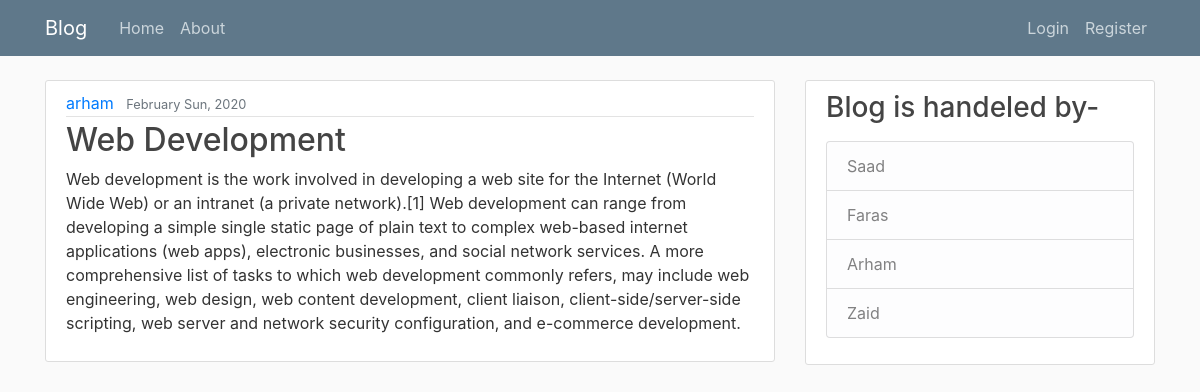
The page / on the database its author committed.
### post/models.py (models this page shows, shortened)
class Post(models.Model):
    title = models.CharField(max_length=120)
    content = models.TextField()
    date_posted = models.DateTimeField(default=timezone.now)
    author = models.ForeignKey(User, on_delete=models.CASCADE)
    class Meta:
        ordering =['-date_posted']

### post/views.py (the view)
# urls.py: 2. Add a URL to urlpatterns:  path('', views.home, name='home')
def home(request):
    context = {
        'posts': Post.objects.all()
    }
    return render(request, 'blog/home.html', context)

### post/templates/blog/home.html
{% extends 'blog/base.html' %}
{% block content%}
    {% for post in posts %}
        <article class="media content-section">
          <div class="media-body">
            <div class="article-metadata">
              <a class="mr-2" href="#">{{ post.author }}</a>
              <small class="text-muted">{{ post.date_posted|date:"F D, Y" }}</small>
            </div>
            <h2><a class="article-title" href="#">{{ post.title }}</a></h2>
            <p class="article-content">{{ post.content }}</p>
          </div>
        </article>
    {% endfor %}
{% endblock content %}

### post/templates/blog/base.html (shortened to what this page needs)
{% load static %}
<!DOCTYPE html>
<html lang="en">
<head>
    <link rel="stylesheet" href="https://stackpath.bootstrapcdn.com/bootstrap/4.3.1/css/bootstrap.min.css">
    <link rel="stylesheet" href="{% static 'blog/main.css' %}">
    <header class="site-header">
  <nav class="navbar navbar-expand-md navbar-dark bg-steel fixed-top">
    <div class="container">
      <a class="navbar-brand mr-4" href="{% url 'blog-home' % }">Blog</a>
      <div class="collapse navbar-collapse" id="navbarToggle">
        <div class="navbar-nav mr-auto">
          <a class="nav-item nav-link" href="{% url 'blog-home' %}">Home</a>
          <a class="nav-item nav-link" href="{% url 'blog-about' %}">About</a>
        </div>
        <div class="navbar-nav">
        {% if user.is_authenticated %}
            <a class="nav-item nav-link" href="{% url 'logout' %}">Logout</a>
        {% else %}
            <a class="nav-item nav-link" href="{% url 'login' %}">Login</a>
            <a class="nav-item nav-link" href="{% url 'register' %}">Register</a>
        {% endif %}
        </div>
      </div>
    </div>
  </nav>
</header>
</head>
<body>
    <main role="main" class="container">
  <div class="row">
    <div class="col-md-8">
      {% block content %}{% endblock %}
    </div>
    <div class="col-md-4">
      <div class="content-section">
        <h3>Blog is handeled by-</h3>
        <p class='text-muted'>
          <ul class="list-group">
            <li class="list-group-item list-group-item-light">Saad</li>
            <li class="list-group-item list-group-item-light">Faras</li>
            <li class="list-group-item list-group-item-light">Arham</li>
            <li class="list-group-item list-group-item-light">Zaid</li>
          </ul>
        </p>
      </div>
    </div>
  </div>
</main>
</body>
</html>

### post/static/blog/main.css (style rules this page uses)
body { background: #fafafa; color: #333333; margin-top: 5rem; }
h1, h2, h3, h4, h5, h6 { color: #444444; }
ul { margin: 0; }
.bg-steel { background-color: #5f788a; }
.site-header .navbar-nav .nav-link { color: #cbd5db; }
.content-section { background: #ffffff; padding: 10px 20px; border: 1px solid #dddddd; border-radius: 3px; margin-bottom: 20px; }
.article-title { color: #444444; }
.article-content { white-space: pre-line; }
.article-metadata { padding-bottom: 1px; margin-bottom: 4px; border-bottom: 1px solid #e3e3e3 }

### rows shown on the page
Post: author "arham", date_posted "February Sun, 2020", title "Web Development", content "Web development is the work involved in developing a web site for the Internet (World Wide Web) or an intranet (a private network).[1] Web development can range from developing a simple single static page of plain text to complex web-based internet applications (web apps), electronic businesses, and social network services. A more comprehensive list of tasks to which web development commonly refers, may include web engineering, web design, web content development, client liaison, client-side/server-side scripting, web server and network security configuration, and e-commerce development."
